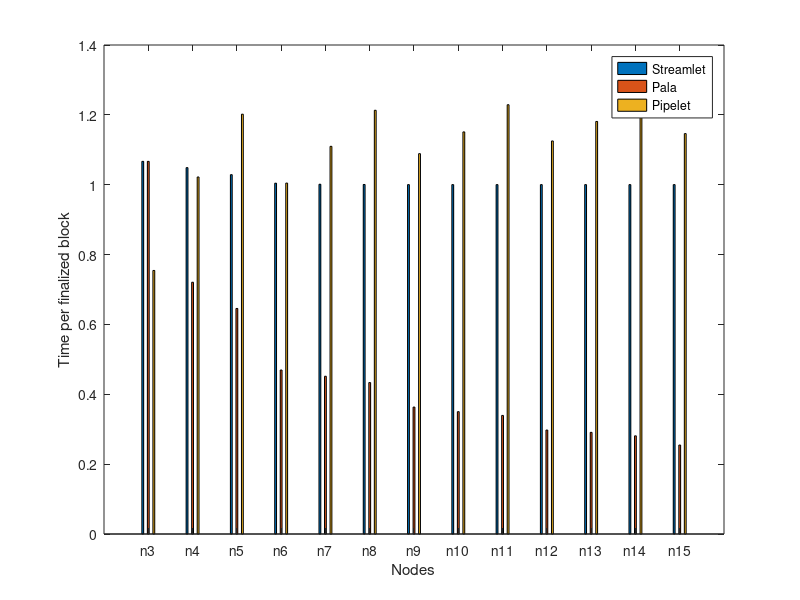

The MATLAB source for this figure:
stream_total_finalize_blocks = [2812; 2860; 2916; 2987; 2996; 2998; 2999; 2999; 2999; 2999; 2999; 2999; 2999];
pala_total_finalize_blocks = [2812; 4162; 4646; 6390; 6642; 6919; 8256; 8564; 8836; 10080; 10309; 10674; 11779];
pipelet_total_finalize_blocks = [3976; 2935; 2496; 2986; 2703; 2473; 2755; 2606; 2441; 2666; 2540; 2449; 2617];

for k = 1: length(stream_total_finalize_blocks)
    y = 3000;
    z = stream_total_finalize_blocks(k);
    c = y/z;
    stream_total_finalize_blocks(k) = c;
end

for k = 1: length(pala_total_finalize_blocks)
    y = 3000;
    z = pala_total_finalize_blocks(k);
    c = y/z;
    pala_total_finalize_blocks(k) = c;
end

for k = 1: length(pipelet_total_finalize_blocks)
    y = 3000;
    z = pipelet_total_finalize_blocks(k);
    c = y/z;
    pipelet_total_finalize_blocks(k) = c;
end

bar_vals= [stream_total_finalize_blocks, pala_total_finalize_blocks, pipelet_total_finalize_blocks];

bar(bar_vals, 0.5)
name={'n3','n4','n5','n6','n7','n8','n9','n10','n11','n12','n13','n14','n15'};
set(gca,'xticklabel',name);
ylabel('Time per finalized block');
xlabel('Nodes');
legend('Streamlet','Pala', 'Pipelet');